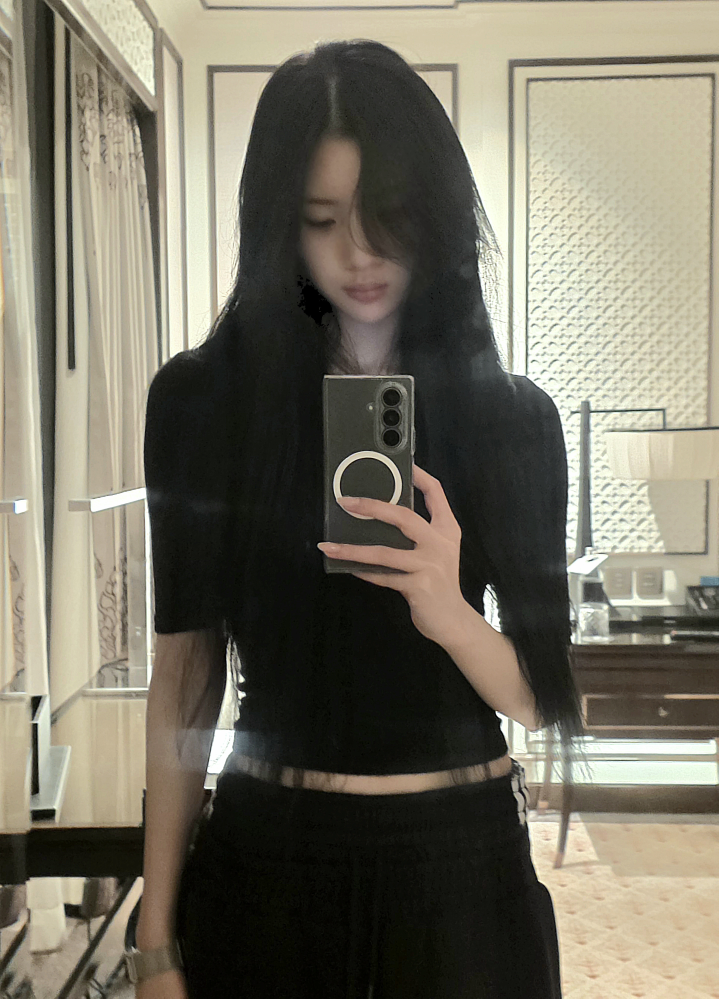
#> input picture modules/module-01-opencv-fundamentals/exercises/h2hjuun.jpg, 2873 x 3993 px (shown at 1/4 size)
$ jupyter execute --allow-errors IMV_StudyCase_FillBlank_Sulit.ipynb
#> lines starting #> are read from the running program, lines starting #| are printed output that depends on the picture
# Studi Kasus IMV Laboratory: Background Video Call yang Rapi
### Fill in the blank (tingkat sulit): versi upload gambar

**Situasi:** kamu ingin mengganti background video call dengan foto kampus. Fotomu diambil di depan latar polos berwarna, tapi hasil chroma key awalnya kasar: ada bintik noise di background dan tepi badan bergerigi.

| Tahap | Misi | Konsep |
|---|---|---|
| 1 | Chroma key dasar | HSV, `cv2.inRange`, bitwise, `cv2.add` |
| 2 | Bersihkan bintik | median filter, termasuk membuatnya sendiri tanpa `cv2.medianBlur` |
| 3 | Haluskan tepi | Gaussian blur, alpha blending |
| 4 | Bandingkan dan analisis | evaluasi visual dan angka |
| Bonus | Periksa tepi | `cv2.Canny` |

### Aturan main
1. Ganti setiap `____` dengan kode yang benar. Ada **54 blank**, nomornya ada di komentar. Satu baris bisa berisi lebih dari satu blank.
2. Hampir semua blank berupa **ekspresi lengkap**, jadi tentukan sendiri fungsi, argumen, dan tipe datanya.
3. Jangan mengubah kode di luar blank, termasuk sel **Cek**.
4. **Dilarang** memakai loop per piksel.
5. Jalankan berurutan dari atas. Lanjut hanya kalau sel Cek sudah lolos **tanpa PERINGATAN**.
6. Lolos Cek belum tentu benar semua: tidak semua blank diperiksa, dan metode `auto` bisa menutupi batas HSV yang keliru (lihat `Metode mask` yang tercetak). Tetap periksa gambarnya.

## 0. Persiapan (sudah lengkap, tinggal jalankan)

[cell 1]
import os

import cv2
import numpy as np
import matplotlib.pyplot as plt


def show(images, titles, cols=3, size=(4, 4)):
    """Citra 2D ditampilkan grayscale (0-255), citra 3D dianggap sudah RGB."""
    rows = int(np.ceil(len(images) / cols))
    fig, axes = plt.subplots(rows, cols, figsize=(cols * size[0], rows * size[1]))
    axes = np.array(axes).reshape(-1)
    for ax in axes:
        ax.axis('off')
    for ax, im, title in zip(axes, images, titles):
        if im.ndim == 2:
            ax.imshow(im, cmap='gray', vmin=0, vmax=255, interpolation='nearest')
        else:
            ax.imshow(im, interpolation='nearest')
        ax.set_title(title, fontsize=11, fontweight='bold')
    plt.tight_layout()
    plt.show()


# False: sel Cek hanya memberi PERINGATAN lalu lanjut. True: berhenti dengan error.
MODE_KETAT = False


# [8 lines left out: function cek, not called in this run]


def ganjil(k):
    """Bulatkan ke bilangan ganjil positif (syarat kernel median dan Gaussian)."""
    return max(1, int(k)) | 1


def rgb(bgr):
    return cv2.cvtColor(bgr, cv2.COLOR_BGR2RGB)

### 0.1 Siapkan Gambarmu

1. Cari atau potret **satu foto orang atau objek di depan latar polos berwarna**. Hijau paling disarankan, biru juga bisa. Hindari latar merah, putih, abu-abu, dan hitam, serta foto yang bajunya mirip warna latar.
2. Taruh file di **folder yang sama dengan notebook ini** (di Colab: upload lewat panel Files).
3. Ganti `FOTO_PATH` sesuai nama filemu, lengkap dengan ekstensinya.
4. (Opsional) taruh `background.jpg` sebagai foto kampus. Kalau tidak ada, dipakai gambar buatan.

> Foto dengan latar dinding atau kamar biasa **tidak cocok** untuk chroma key.

[cell 2]
FOTO_PATH = 'h2hjuun.jpg'    # <-- ganti dengan nama file gambarmu
BG_PATH = 'background.jpg'       # foto kampus
LEBAR_MAKS = 960                 # gambar yang lebih lebar akan diperkecil

EKSTENSI = ('.jpg', '.jpeg', '.png', '.bmp', '.webp')


def baca_gambar(path):
    """Seperti cv2.imread, tetapi aman untuk nama file berkarakter non-ASCII."""
    if not os.path.isfile(path):
        return None
    data = np.fromfile(path, np.uint8)
    return cv2.imdecode(data, cv2.IMREAD_COLOR) if data.size else None


frame = baca_gambar(FOTO_PATH)
#> in baca_gambar, returned value is the input picture: shape (3993, 2873, 3); mean B, G, R 99.9, 114.5, 118.9
if frame is None:
    daftar = sorted((f for f in os.listdir('.')
                     if f.lower().endswith(EKSTENSI) and f.lower() != os.path.basename(BG_PATH).lower()),
                    key=os.path.getmtime, reverse=True)
    for nama_file in daftar:
        frame = baca_gambar(nama_file)
        if frame is not None:
            print(f"PERINGATAN: '{FOTO_PATH}' tidak bisa dibaca. Dipakai gambar terbaru: '{nama_file}'.")
            FOTO_PATH = nama_file
            break
if frame is None:
    raise FileNotFoundError(f"Tidak ada gambar yang bisa dibaca di folder {os.getcwd()}. "
                            'Taruh foto di folder tersebut lalu jalankan ulang sel ini.')

if frame.shape[1] > LEBAR_MAKS:
    skala = LEBAR_MAKS / frame.shape[1]
#> skala = 0.334
    frame = cv2.resize(frame, None, fx=skala, fy=skala, interpolation=cv2.INTER_AREA)
print('Ukuran gambar yang diproses:', frame.shape)
#| Ukuran gambar yang diproses: (1334, 960, 3)


def buat_background(h, w):
    bg = np.zeros((h, w, 3), np.uint8)
    for y in range(h):
        t = y / h
        bg[y] = (int(240 - 50 * t), int(190 - 70 * t), int(100 - 60 * t))
    cv2.circle(bg, (int(0.80 * w), int(0.22 * h)), int(0.10 * h), (50, 220, 255), -1)
    cv2.rectangle(bg, (int(0.05 * w), int(0.55 * h)), (int(0.40 * w), h), (90, 110, 160), -1)
    cv2.ellipse(bg, (int(0.80 * w), int(1.10 * h)), (int(0.47 * w), int(0.33 * h)),
                0, 0, 360, (30, 100, 35), -1)
    return bg


h, w = frame.shape[:2]
#> h = 1334; w = 960
bg_img = baca_gambar(BG_PATH)
bg_img = buat_background(h, w) if bg_img is None else cv2.resize(bg_img, (w, h))
#> after the loop in buat_background, `for y in range(h):`:
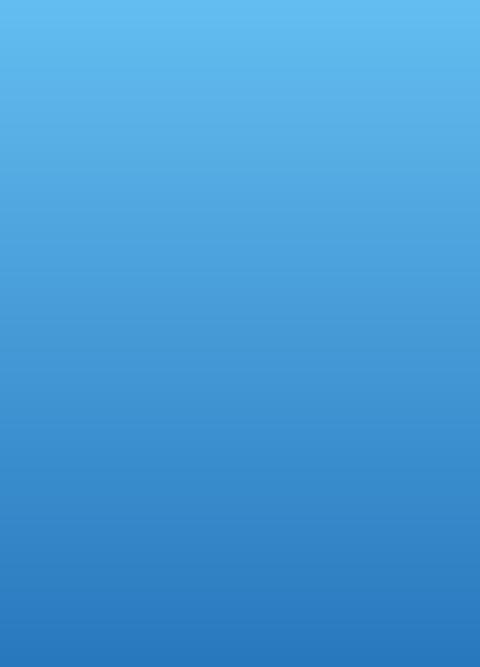
#> bg: shape (1334, 960, 3) (shown at 1/2 size); mean of channels 0, 1, 2 214.5, 154.5, 69.5; drawn as B, G, R
#> in buat_background, `cv2.ellipse(bg, (int(0.80 * w), int(1.10 * h)), (int(0.47 * w), int(0...`:
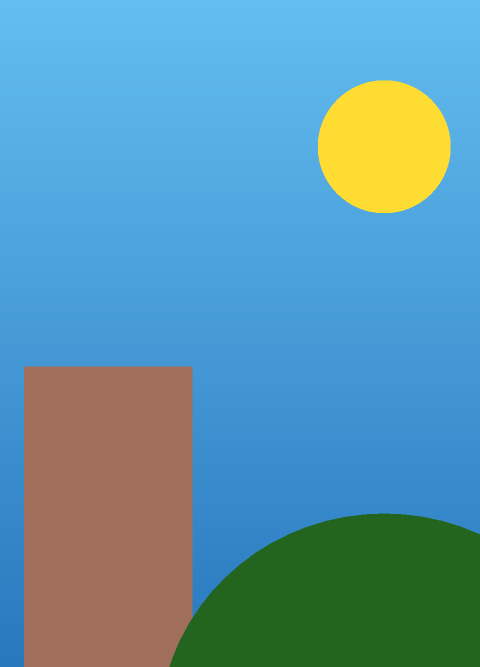
#> bg: shape (1334, 960, 3) (shown at 1/2 size); mean of channels 0, 1, 2 169.8, 149.4, 92.3; drawn as B, G, R

# Semua citra tetap BGR selama diproses. Ubah ke RGB HANYA saat ditampilkan.
show([rgb(frame), rgb(bg_img)], ['Foto subjek', 'Background pengganti'], cols=2, size=(5, 4))
#> in show, `rows = int(np.ceil(len(images) / cols))`: rows = 1
#> the loop in show, `for ax in axes:` made 2 passes
#> the loop in show, `for ax, im, title in zip(axes, images, titles):` made 2 passes
#> title on passes 1 to 2: 'Foto subjek', 'Background pengganti'
#> in show, `plt.show()`:
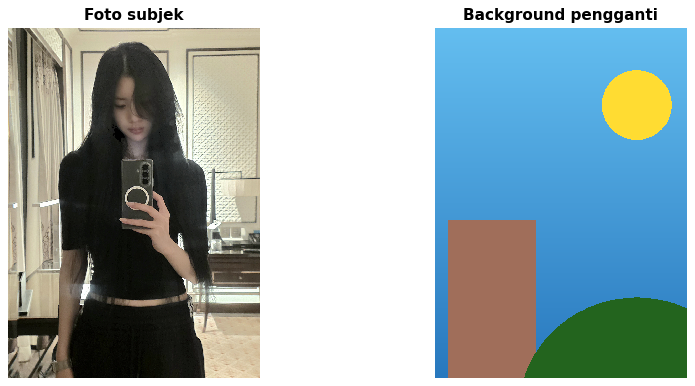
#> figure drawn by matplotlib, 2 panels

### 0.2 Atur Kotak Sampel
Pengganti kunci jawaban: kamu yang memberi tahu komputer contoh area yang benar.

Tiap kotak ditulis sebagai `(x, y, lebar, tinggi)` dalam **pecahan ukuran gambar** (0 sampai 1). `x, y` adalah pojok kiri atas kotak. Contoh: `(0.5, 0.5, 0.1, 0.1)` mulai dari tengah gambar.

Ubah angkanya, jalankan ulang sel, sampai:
- **kotak kuning hanya berisi latar** (sebaiknya di dua sisi, termasuk bagian yang gelap),
- **kotak merah hanya berisi subjek**.

[cell 3]
PANDUAN = {'latar':   [(0.03, 0.05, 0.14, 0.30), (0.83, 0.05, 0.14, 0.30),
                       (0.86, 0.63, 0.13, 0.14),     # perabot kanan
                       (0.01, 0.66, 0.10, 0.16)],    # perabot kiri
           'subjek': [(0.43, 0.76, 0.14, 0.20),     # celana
                      (0.35, 0.42, 0.08, 0.12),     # baju
                      (0.455, 0.215, 0.07, 0.04),   # wajah
                      (0.43, 0.09, 0.08, 0.05)]}    # rambut

# Perkiraan area yang memuat seluruh subjek (hanya dipakai metode GrabCut)
AREA_SUBJEK = (0.15, 0.04, 0.70, 0.96)
WARNA = {'latar': (0, 255, 255), 'subjek': (0, 0, 255)}


def ke_piksel(kotak, tinggi, lebar):
    # Kotak yang keluar gambar dipotong, dan ukurannya minimal 1 piksel
    x, y, bw, bh = kotak
    x0 = int(np.clip(x * lebar, 0, lebar - 1))
    y0 = int(np.clip(y * tinggi, 0, tinggi - 1))
    x1 = int(np.clip((x + bw) * lebar, x0 + 1, lebar))
    y1 = int(np.clip((y + bh) * tinggi, y0 + 1, tinggi))
    return x0, y0, x1 - x0, y1 - y0


roi = {nama: [ke_piksel(k, h, w) for k in daftar] for nama, daftar in PANDUAN.items()}


# [5 lines left out: function potong, not called in this run]


pratinjau = frame.copy()
for nama, daftar in roi.items():
    for x, y, bw, bh in daftar:
        cv2.rectangle(pratinjau, (x, y), (x + bw, y + bh), WARNA[nama], 3)
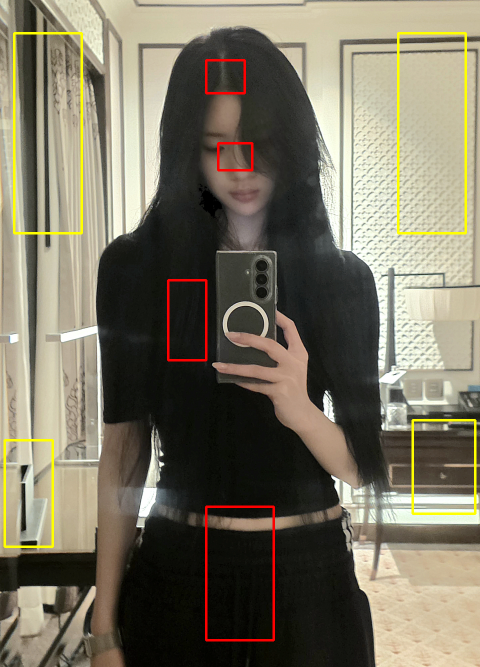
#> pratinjau: shape (1334, 960, 3) (shown at 1/2 size); mean B, G, R 97.8, 115.4, 121.5
show([rgb(pratinjau)], ['Kuning = sampel latar, merah = sampel subjek'], cols=1, size=(7, 5))
#> the loop in show (call 2), `for ax in axes:` made 1 pass
#> the loop in show (call 2), `for ax, im, title in zip(axes, images, titles):` made 1 pass
